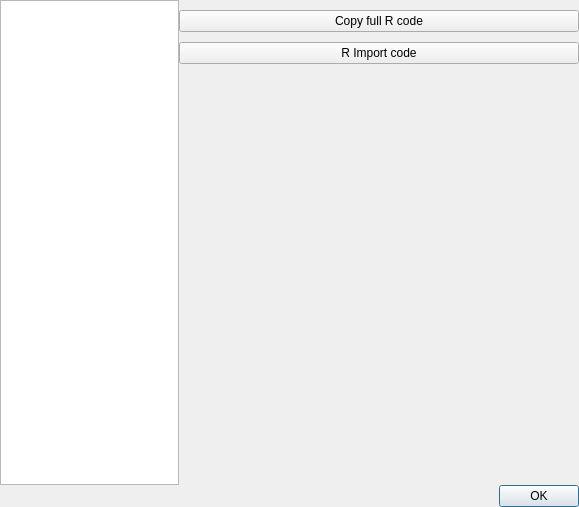
<?xml version="1.0" encoding="UTF-8"?>
<ui version="4.0">
 <class>SummaryDialog</class>
 <widget class="QDialog" name="SummaryDialog">
  <property name="geometry">
   <rect>
    <x>0</x>
    <y>0</y>
    <width>579</width>
    <height>507</height>
   </rect>
  </property>
  <property name="windowTitle">
   <string>Dialog</string>
  </property>
  <layout class="QVBoxLayout" name="verticalLayout_2">
   <property name="spacing">
    <number>0</number>
   </property>
   <property name="margin">
    <number>0</number>
   </property>
   <item>
    <layout class="QHBoxLayout" name="horizontalLayout_2">
     <item>
      <widget class="QPlainTextEdit" name="summaryText">
       <property name="font">
        <font>
         <family>Consolas</family>
         <pointsize>14</pointsize>
        </font>
       </property>
       <property name="readOnly">
        <bool>true</bool>
       </property>
       <property name="backgroundVisible">
        <bool>false</bool>
       </property>
      </widget>
     </item>
     <item>
      <layout class="QVBoxLayout" name="verticalLayout">
       <item>
        <widget class="QPushButton" name="buttonCopyFull">
         <property name="text">
          <string>Copy full R code</string>
         </property>
        </widget>
       </item>
       <item>
        <widget class="QPushButton" name="buttonCopyImport">
         <property name="text">
          <string>R Import code</string>
         </property>
        </widget>
       </item>
       <item>
        <widget class="ImageView" name="histogram" native="true">
         <property name="sizePolicy">
          <sizepolicy hsizetype="Fixed" vsizetype="Fixed">
           <horstretch>0</horstretch>
           <verstretch>0</verstretch>
          </sizepolicy>
         </property>
         <property name="minimumSize">
          <size>
           <width>400</width>
           <height>400</height>
          </size>
         </property>
        </widget>
       </item>
      </layout>
     </item>
    </layout>
   </item>
   <item>
    <layout class="QHBoxLayout" name="horizontalLayout">
     <item>
      <widget class="QDialogButtonBox" name="buttonBox">
       <property name="orientation">
        <enum>Qt::Horizontal</enum>
       </property>
       <property name="standardButtons">
        <set>QDialogButtonBox::Ok</set>
       </property>
      </widget>
     </item>
    </layout>
   </item>
  </layout>
 </widget>
 <customwidgets>
  <customwidget>
   <class>ImageView</class>
   <extends>QWidget</extends>
   <header>imageview.h</header>
   <container>1</container>
  </customwidget>
 </customwidgets>
 <resources/>
 <connections>
  <connection>
   <sender>buttonBox</sender>
   <signal>accepted()</signal>
   <receiver>SummaryDialog</receiver>
   <slot>accept()</slot>
   <hints>
    <hint type="sourcelabel">
     <x>218</x>
     <y>489</y>
    </hint>
    <hint type="destinationlabel">
     <x>157</x>
     <y>274</y>
    </hint>
   </hints>
  </connection>
  <connection>
   <sender>buttonBox</sender>
   <signal>rejected()</signal>
   <receiver>SummaryDialog</receiver>
   <slot>reject()</slot>
   <hints>
    <hint type="sourcelabel">
     <x>286</x>
     <y>495</y>
    </hint>
    <hint type="destinationlabel">
     <x>286</x>
     <y>274</y>
    </hint>
   </hints>
  </connection>
 </connections>
</ui>
